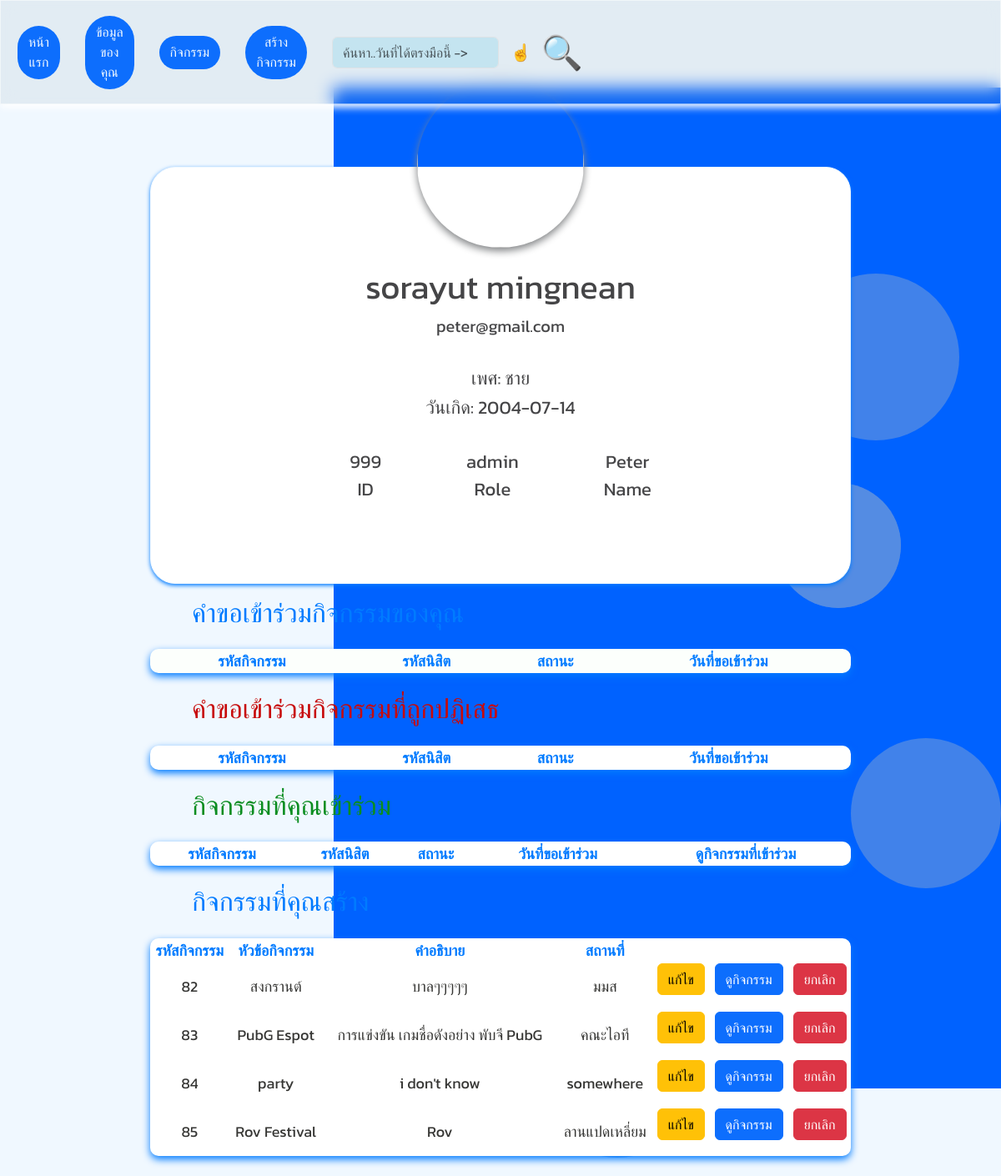
Page /profile (signed in) on the committed database.
### tables this page shows
CREATE TABLE `users` (
  `user_id` int(11) NOT NULL,
  `prefix` varchar(10) NOT NULL,
  `username` varchar(50) NOT NULL,
  `password` varchar(255) NOT NULL,
  `email` varchar(100) NOT NULL,
  `full_name` varchar(100) NOT NULL,
  `gender` varchar(20) NOT NULL,
  `birth_date` date NOT NULL,
  `role` enum('user','admin') DEFAULT 'user',
  `created_at` timestamp NOT NULL DEFAULT current_timestamp()
);

CREATE TABLE `events` (
  `event_id` int(11) NOT NULL,
  `creator_id` int(11) NOT NULL,
  `title` varchar(255) NOT NULL,
  `description` text NOT NULL,
  `location` varchar(255) NOT NULL,
  `start_date` datetime NOT NULL,
  `end_date` datetime NOT NULL,
  `max_participants` varchar(20) NOT NULL DEFAULT 'unlimited',
  `created_at` timestamp NOT NULL DEFAULT current_timestamp()
);

### includes/view.php (called while the page is built, shortened)
<?php
function renderView(string $template, array $data = []): void
{
    include TEMPLATES_DIR . '/header.php';
    include TEMPLATES_DIR . '/' . $template . '.php';
    include TEMPLATES_DIR . '/footer.php';
}

### routes/profile_get.php (called while the page is built)
<?php
$result = getUserById($_SESSION['user_id']);
$events = getUserRegister($_SESSION['user_id']);
$event = getEventsByUser($_SESSION['user_id']);
renderView('profile_get',['result' => $result, 'event_registrations'=> $events, 'event' => $event]);

### databases/users.php (called while the page is built, shortened)
<?php
function getUserById(int $id): array|bool
{
    $conn = getConnection();
    $sql = 'select * from users where user_id = ?';
    $stmt = $conn->prepare($sql);
    $stmt->bind_param("i", $id);
    $stmt->execute();
    $result = $stmt->get_result();
    return $result->fetch_assoc();
}

### databases/events.php (called while the page is built, shortened)
<?php
function getEventsByUser(string $creator_id): mysqli_result|bool
{
    $conn = getConnection();
    $sql = 'SELECT * FROM events WHERE creator_id = ?';
    $stmt = $conn->prepare($sql);
    $stmt->bind_param("i", $creator_id);
    $stmt->execute();
    $result = $stmt->get_result();
    return $result;
}
?>

### template/profile_get.php (the view, shortened to what this page needs)
<head>
</head>
<body class="kanit-extralight">
    <section>
        <div style="display: flex; justify-content: center; align-items: center;">
            <div style="border-color: aliceblue; border-radius: 30px; margin-top: 200px; display: flex; justify-content: center; align-items: center;
        width: 70%; height: 500px; background-color:rgb(255, 255, 255);box-shadow: 0 2px 5px rgb(0, 123, 255);"
                class="card mb-3">
                <img class="mb-3"
                    style="margin-top: -200px; width: 200px; height: 200px; border-radius: 100px; box-shadow: 0 4px 10px rgb(130, 132, 134);"
                    src="https://static.vecteezy.com/system/resources/thumbnails/005/544/718/small_2x/profile-icon-design-free-vector.jpg"
                    alt="">
                <table style=" display: flex; justify-content: center; align-items: center; color: aliceblue;">
                    <tr style="display: flex; justify-content: center; align-items: center;">
                        <td style="font-size: 40px; color: rgb(69, 69, 71);"><?= $data['result']['full_name'] ?></td>
                    </tr>
                    <tr style="display: flex; justify-content: center; align-items: center;">
                        <td style="text-align: center; font-size: 20px; color: rgb(69, 69, 71);">
                            <?= $data['result']['email'] ?>
                        </td>
                    </tr>
                    <tr style="display: flex; justify-content: center; align-items: center;">
                        <td style="text-align: center; font-size: 22px; color: rgb(69, 69, 71); padding-top: 30px;">
                            เพศ: <?= $data['result']['gender'] ?>
                        </td>
                    </tr>
                    <tr style="display: flex; justify-content: center; align-items: center;">
                        <td style="font-size: 22px; text-align: center; color: rgb(69, 69, 71);">วันเกิด:
                            <?= $data['result']['birth_date'] ?>
                        </td>
                    </tr>
                    <tr style="display: flex; justify-content: center; align-items: center; padding-top: 30px;">
                        <td
                            style="font-size: 22px; color: rgb(69, 69, 71); display: flex; flex-direction: column; align-items: center;">
                            <?= $data['result']['user_id'] ?>
                            <span>ID</span>
                        </td>
                        <td
                            style="font-size: 22px; color: rgb(69, 69, 71); display: flex; flex-direction: column; align-items: center; margin-left: 100px;">
                            <?= $data['result']['role'] ?>
                            <span>Role</span>
                        </td>
                        <td
                            style="font-size: 22px; color: rgb(69, 69, 71); display: flex; flex-direction: column; align-items: center; margin-left: 100px;">
                            <?= $data['result']['username'] ?>
                            <span>Name</span>
                        </td>
                    </tr>
                </table>
            </div>
        </div>
        <div class="half-circle"></div>
        <div class="circle"></div>
        <div class="circle1"></div>
        <h2 style="margin-left: 230px; color:rgb(0, 123, 255);">คำขอเข้าร่วมกิจกรรมของคุณ</h2>
        <div style="display: flex; justify-content: center; align-items: center;">
            <table style="border-radius: 10px; border-color: aliceblue; background-color:rgb(252, 255, 252);box-shadow: 0 4px 10px rgb(0, 123, 255); border-collapse: collapse;
        text-align: center; vertical-align: middle; width: 70%; color: aliceblue; font-size: 18px;" class="mt-3">
                <thead style="color:rgb(0, 123, 255);">
                    <tr>
                        <th>รหัสกิจกรรม</th>
                        <th>รหัสนิสิต</th>
                        <th>สถานะ</th>
                        <th>วันที่ขอเข้าร่วม</th>
                        <th></th>
                    </tr>
                </thead>
            </table>
        </div>
    </section>
    <h2 style="margin-left: 230px; color:rgb(199, 10, 10); " class="mb-2 mt-4">คำขอเข้าร่วมกิจกรรมที่ถูกปฏิเสธ</h2>
    <div style="display: flex; justify-content: center; align-items: center;" class="mb-4">
        <table style="border-radius: 10px; border-color:aliceblue; background-color:rgb(255, 255, 255); border-collapse: collapse; box-shadow: 0 4px 10px rgb(0, 123, 255);
        text-align: center; vertical-align: middle; width: 70%; color: aliceblue; font-size: 18px;" class="mt-3">
            <thead style="color:rgb(0, 123, 255);">
                <tr>
                    <th>รหัสกิจกรรม</th>
                    <th>รหัสนิสิต</th>
                    <th>สถานะ</th>
                    <th>วันที่ขอเข้าร่วม</th>
                    <th></th>
                </tr>
            </thead>
        </table>
    </div>
    <h2 style="margin-left: 230px; color:rgb(11, 141, 32); " class="mb-2 mt-4">กิจกรรมที่คุณเข้าร่วม</h2>
    <div style="display: flex; justify-content: center; align-items: center;" class="mb-4">
        <table style="border-radius: 10px; border-color:aliceblue; background-color:rgb(255, 255, 255); border-collapse: collapse; box-shadow: 0 4px 10px rgb(0, 123, 255);
        text-align: center; vertical-align: middle; width: 70%; color: aliceblue; font-size: 18px;" class="mt-3">
            <thead style="color:rgb(0, 123, 255);">
                <tr>
                    <th>รหัสกิจกรรม</th>
                    <th>รหัสนิสิต</th>
                    <th>สถานะ</th>
                    <th>วันที่ขอเข้าร่วม</th>
                    <th>ดูกิจกรรมที่เข้าร่วม</th>
                </tr>
            </thead>
        </table>
    </div>
    <h2 style="margin-left: 230px; color:rgb(0, 123, 255); " class="mb-2 mt-4">กิจกรรมที่คุณสร้าง</h2>
    <div style="display: flex; justify-content: center; align-items: center;" class="mb-4">
        <table style="border-radius: 10px; border-color:aliceblue; background-color:rgb(255, 255, 255); border-collapse: collapse; box-shadow: 0 4px 10px rgb(0, 123, 255);
        text-align: center; vertical-align: middle; width: 70%; color: aliceblue; font-size: 18px;" class="mt-3">
            <thead style="color:rgb(0, 123, 255);">
                <tr>
                    <th>รหัสกิจกรรม</th>
                    <th>หัวข้อกิจกรรม</th>
                    <th>คำอธิบาย</th>
                    <th>สถานที่</th>
                    <th></th>
                </tr>
            </thead>
            <tbody>
                <?php foreach ($data['event'] as $event): ?>
                    <tr style="color:rgb(54, 54, 52);">
                        <td><?= $event['event_id'] ?></td>
                        <td><?= $event['title'] ?></td>
                        <td><?= $event['description'] ?></td>
                        <td><?= $event['location'] ?></td>
                        <td>
                            <form action='/editEvent' method='GET'>
                                <button type='submit' class='btn btn-warning'>แก้ไข</button>
                            </form>
                        </td>
                        <td>
                            <form action='/Eventregistered' method='POST'>
                                <button type='submit' class='btn btn-primary'>ดูกิจกรรม</button>
                            </form>
                        </td>
                        <td>
                            <form action="/deleteEvent" method="get" onsubmit="return confirmSubmission()">
                                <button class="btn btn-danger ">ยกเลิก</button>
                            </form>
                        </td>
                    </tr>
                <?php endforeach; ?>
            </tbody>
        </table>
    </div>
</body>

### template/header.php (style rules this page uses)
.kanit-extralight { font-family: "Kanit", sans-serif; font-weight: 200; font-style: normal; }

### template/profile_get.php (style rules this page uses)
.half-circle { width: 800px; height: 1200px; background-color: rgb(0, 98, 255); border-top-left-radius: 0px; border-bottom-left-radius: 0px; position: fixed; right: 0; top: 50%; transform: translateY(-50%); z-index: -1; }
.circle { width: 200px; height: 200px; background-color: rgba(93, 144, 225, 0.7); border-radius: 100%; position: fixed; right: 0; top: 50%; transform: translateY(100%); z-index: -1; }
.circle { width: 180px; height: 180px; background-color: rgba(93, 144, 225, 0.7); border-radius: 100%; position: fixed; right: 0; top: 50%; transform: translateY(100%); z-index: -1; }
.circle1 { width: 200px; height: 200px; background-color: rgba(93, 144, 225, 0.7); border-radius: 100%; position: fixed; right: 50px; top: 80%; transform: translateY(-400%); z-index: -1; }
.kanit-extralight { font-family: "Kanit", sans-serif; font-weight: 200; font-style: normal; }

### rows in the picture
users: full_name "sorayut mingnean", email "peter@gmail.com", gender "ชาย", birth_date "2004-07-14", user_id "999", role "admin", username "Peter"
events: event_id "82", title "สงกรานต์", description "บาลๆๆๆๆๆ", location "มมส"
events: event_id "83", title "PubG Espot", description "การแข่งขัน เกมชื่อดังอย่าง พับจี PubG", location "คณะไอที"
events: event_id "84", title "party", description "i don't know", location "somewhere"
events: event_id "85", title "Rov Festival", description "Rov", location "ลานแปดเหลี่ยม"
